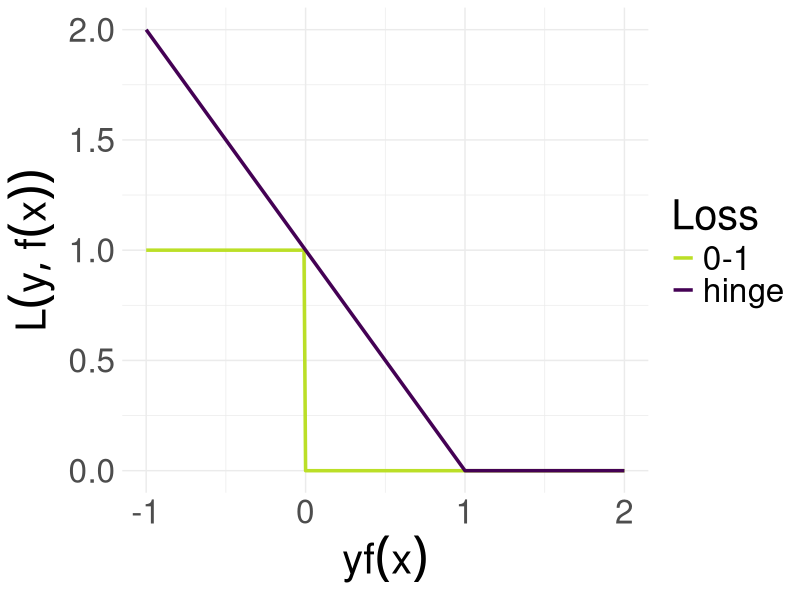

The R source for this figure: (Note: this script raises an error after producing the figure.)
# ------------------------------------------------------------------------------
# FIG: HINGE LOSS
# ------------------------------------------------------------------------------

library(ggplot2)

# DATA -------------------------------------------------------------------------

x <- seq(-1L, 2L, by = 0.01)
l_01 <- as.numeric(x < 0L)
l_hinge <- ifelse(x < 1L, 1L - x, 0L)
l_hinge_squared <- ifelse(x < 1L, (1L - x)^2, 0L)

df <- tidyr::gather(
  data.frame(x, l_hinge_squared, l_hinge, l_01), 
  "loss", 
  "value", 
  -x)

# PLOTS ------------------------------------------------------------------------

p_1 <- ggplot2::ggplot(
  df[df$loss != "l_hinge_squared", ],
  aes(x = x, y = value, col = loss)) +
  geom_line(size = 1.2) +
  scale_color_viridis_d(
    end = 0.9,
    name = "Loss",
    labels = c("0-1", "hinge"),
    direction = -1L) + 
  xlab(expression(r = yf(x))) +
  ylab(expression(L(y, f(x)))) +
  theme_minimal() + 
  theme(text = element_text(size = 30L))

ggplot2::ggsave("../figure/plot_loss_hinge.png", p_1, height = 4L, width = 12L)

p_2 <- ggplot2::ggplot(
  df,
  aes(x = x, y = value, col = loss)) +
  geom_line(size = 1.2) +
  scale_color_viridis_d(
    end = 0.9,
    name = "Loss",
    labels = c("0-1", "hinge", "squared hinge"),
    direction = -1L) + 
  xlab(expression(r = yf(x))) +
  ylab(expression(L(y, f(x)))) +
  theme_minimal() + 
  theme(text = element_text(size = 30L))

ggplot2::ggsave(
  "../figure/plot_loss_hinge_squared.png", 
  p_2, 
  height = 6L, 
  width = 12L)
